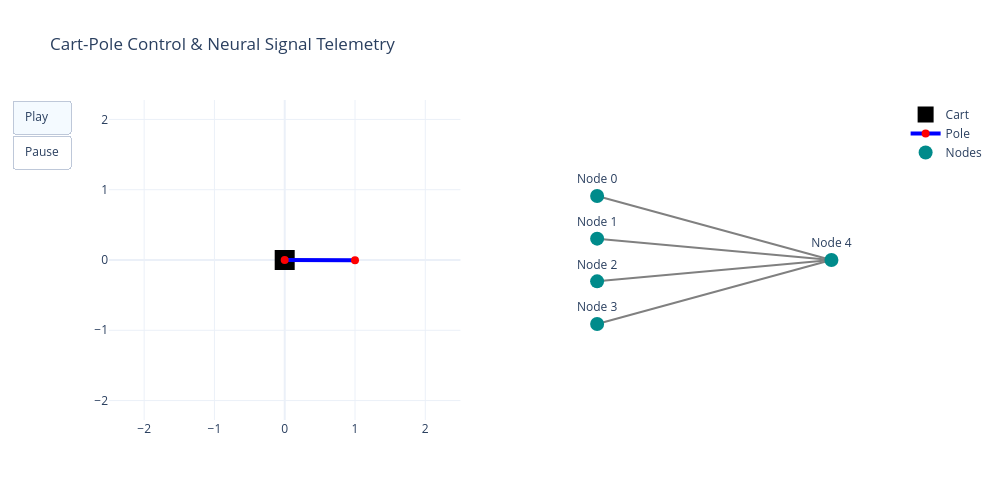

The cell this chart's notebook holds for it:
### Code cell
animate_sim_with_brain(history, genome)

### Figure 1 — Plotly figure (JSON) as saved in the notebook; plotly's stock layout.template omitted (floating-point values rounded to 4 significant figures)
{"data": [{"marker": {"color": "black", "size": 20, "symbol": "square"}, "mode": "markers", "name": "Cart", "type": "scatter", "x": [-0.0002941], "xaxis": "x", "y": [0], "yaxis": "y"}, {"line": {"color": "blue", "width": 4}, "marker": {"color": "red", "size": 8}, "mode": "lines+markers", "name": "Pole", "type": "scatter", "x": [-0.0002941, 0.9997], "xaxis": "x", "y": [0, -0.003924], "yaxis": "y"}, {"hoverinfo": "none", "line": {"color": "gray", "width": 2}, "mode": "lines", "showlegend": false, "type": "scatter", "x": [3.5, 5.5], "xaxis": "x2", "y": [0.6, 0], "yaxis": "y2"}, {"hoverinfo": "none", "line": {"color": "gray", "width": 2}, "mode": "lines", "showlegend": false, "type": "scatter", "x": [3.5, 5.5], "xaxis": "x2", "y": [0.2, 0], "yaxis": "y2"}, {"hoverinfo": "none", "line": {"color": "gray", "width": 2}, "mode": "lines", "showlegend": false, "type": "scatter", "x": [3.5, 5.5], "xaxis": "x2", "y": [-0.2, 0], "yaxis": "y2"}, {"hoverinfo": "none", "line": {"color": "gray", "width": 2}, "mode": "lines", "showlegend": false, "type": "scatter", "x": [3.5, 5.5], "xaxis": "x2", "y": [-0.6, 0], "yaxis": "y2"}, {"marker": {"color": "darkcyan", "size": 14}, "mode": "markers+text", "name": "Nodes", "text": ["Node 0", "Node 1", "Node 2", "Node 3", "Node 4"], "textposition": "top center", "type": "scatter", "x": [3.5, 3.5, 3.5, 3.5, 5.5], "xaxis": "x2", "y": [0.6, 0.2, -0.2, -0.6, 0], "yaxis": "y2"}], "layout": {"height": 500, "title": {"text": "Cart-Pole Control & Neural Signal Telemetry"}, "updatemenus": [{"buttons": [{"args": [null, {"frame": {"duration": 20, "redraw": true}, "fromcurrent": true}], "label": "Play", "method": "animate"}, {"args": [[null], {"frame": {"duration": 0, "redraw": false}, "fromcurrent": true, "mode": "immediate"}], "label": "Pause", "method": "animate"}], "type": "buttons"}], "width": 1000, "xaxis": {"anchor": "y", "autorange": false, "domain": [0, 0.45], "range": [-2.5, 2.5]}, "xaxis2": {"anchor": "y2", "autorange": false, "domain": [0.55, 1], "range": [3, 6], "showgrid": false, "showticklabels": false, "zeroline": false}, "yaxis": {"anchor": "x", "autorange": false, "domain": [0, 1], "range": [-1.5, 1.5], "scaleanchor": "x", "scaleratio": 1}, "yaxis2": {"anchor": "x2", "autorange": false, "domain": [0, 1], "range": [-1.5, 1.5], "showgrid": false, "showticklabels": false, "zeroline": false}}}
